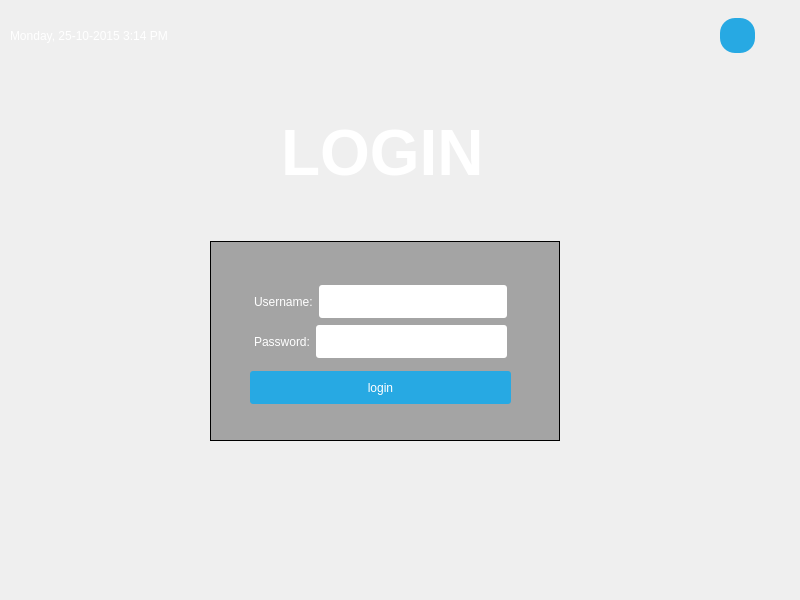
<?xml version="1.0" encoding="UTF-8"?>
<ui version="4.0">
 <class>UiAuthentification</class>
 <widget class="QMainWindow" name="UiAuthentification">
  <property name="geometry">
   <rect>
    <x>0</x>
    <y>0</y>
    <width>800</width>
    <height>600</height>
   </rect>
  </property>
  <property name="minimumSize">
   <size>
    <width>800</width>
    <height>600</height>
   </size>
  </property>
  <property name="windowTitle">
   <string>Login &amp; Register</string>
  </property>
  <property name="windowIcon">
   <iconset resource="src.qrc">
    <normaloff>:/image/responsable.png</normaloff>:/image/responsable.png</iconset>
  </property>
  <property name="styleSheet">
   <string notr="true">#centralwidget{
 border-image:url(:/image/bg.jpg);

}

#widget{
 border: 1px solid;
background: rgba(0, 0, 0, 80);

}

#label,#label_2,#currentDateTime,#logo { color: white; }
QLineEdit { border-radius: 3px; }

QPushButton
{
  color: white;
  background-color: #27a9e3;
  border-width: 0px;
  border-radius: 3px;
}

QPushButton:hover { background-color: #66c011; }

#topPanel { background-color: qlineargradient(spread:reflect, x1:0.5, y1:0, x2:0, y2:0, stop:0 rgba(46, 204, 233, 100), stop:1 rgba(32, 80, 96, 5)); 


}


#restartButton{
 border-radius: 15px;

}
#shutdownButton{
 border-radius: 15px;

}
</string>
  </property>
  <widget class="QWidget" name="centralwidget">
   <widget class="QWidget" name="horizontalLayoutWidget">
    <property name="geometry">
     <rect>
      <x>10</x>
      <y>0</y>
      <width>751</width>
      <height>64</height>
     </rect>
    </property>
    <layout class="QHBoxLayout" name="topPanel">
     <property name="sizeConstraint">
      <enum>QLayout::SetDefaultConstraint</enum>
     </property>
     <property name="topMargin">
      <number>8</number>
     </property>
     <property name="rightMargin">
      <number>6</number>
     </property>
     <item>
      <widget class="QLabel" name="currentDateTime">
       <property name="text">
        <string>Monday, 25-10-2015 3:14 PM</string>
       </property>
      </widget>
     </item>
     <item>
      <spacer name="horizontalSpacer">
       <property name="orientation">
        <enum>Qt::Horizontal</enum>
       </property>
       <property name="sizeHint" stdset="0">
        <size>
         <width>40</width>
         <height>20</height>
        </size>
       </property>
      </spacer>
     </item>
     <item>
      <widget class="QPushButton" name="shutdownButton">
       <property name="minimumSize">
        <size>
         <width>35</width>
         <height>35</height>
        </size>
       </property>
       <property name="text">
        <string/>
       </property>
       <property name="icon">
        <iconset resource="src.qrc">
         <normaloff>:/image/shutdown.png</normaloff>:/image/shutdown.png</iconset>
       </property>
       <property name="iconSize">
        <size>
         <width>35</width>
         <height>35</height>
        </size>
       </property>
      </widget>
     </item>
    </layout>
   </widget>
   <widget class="QWidget" name="horizontalLayoutWidget_2">
    <property name="geometry">
     <rect>
      <x>10</x>
      <y>70</y>
      <width>751</width>
      <height>159</height>
     </rect>
    </property>
    <layout class="QHBoxLayout" name="horizontalLayout_2">
     <property name="topMargin">
      <number>8</number>
     </property>
     <property name="rightMargin">
      <number>6</number>
     </property>
     <item>
      <widget class="QLabel" name="logo">
       <property name="sizePolicy">
        <sizepolicy hsizetype="Fixed" vsizetype="Fixed">
         <horstretch>0</horstretch>
         <verstretch>0</verstretch>
        </sizepolicy>
       </property>
       <property name="minimumSize">
        <size>
         <width>150</width>
         <height>150</height>
        </size>
       </property>
       <property name="font">
        <font>
         <pointsize>48</pointsize>
         <weight>75</weight>
         <bold>true</bold>
        </font>
       </property>
       <property name="styleSheet">
        <string notr="true"/>
       </property>
       <property name="text">
        <string>LOGIN</string>
       </property>
      </widget>
     </item>
    </layout>
   </widget>
   <widget class="QWidget" name="horizontalLayoutWidget_3">
    <property name="geometry">
     <rect>
      <x>10</x>
      <y>240</y>
      <width>751</width>
      <height>202</height>
     </rect>
    </property>
    <layout class="QHBoxLayout" name="horizontalLayout_3">
     <item>
      <widget class="QWidget" name="widget" native="true">
       <property name="sizePolicy">
        <sizepolicy hsizetype="Fixed" vsizetype="Fixed">
         <horstretch>0</horstretch>
         <verstretch>0</verstretch>
        </sizepolicy>
       </property>
       <property name="minimumSize">
        <size>
         <width>350</width>
         <height>200</height>
        </size>
       </property>
       <widget class="QWidget" name="horizontalLayoutWidget_4">
        <property name="geometry">
         <rect>
          <x>40</x>
          <y>40</y>
          <width>261</width>
          <height>41</height>
         </rect>
        </property>
        <layout class="QHBoxLayout" name="horizontalLayout_4">
         <property name="leftMargin">
          <number>4</number>
         </property>
         <property name="topMargin">
          <number>4</number>
         </property>
         <property name="rightMargin">
          <number>4</number>
         </property>
         <property name="bottomMargin">
          <number>4</number>
         </property>
         <item>
          <widget class="QLabel" name="label">
           <property name="text">
            <string>Username:</string>
           </property>
          </widget>
         </item>
         <item>
          <widget class="QLineEdit" name="lineEdit_login">
           <property name="sizePolicy">
            <sizepolicy hsizetype="Expanding" vsizetype="Expanding">
             <horstretch>0</horstretch>
             <verstretch>0</verstretch>
            </sizepolicy>
           </property>
           <property name="minimumSize">
            <size>
             <width>25</width>
             <height>0</height>
            </size>
           </property>
           <property name="text">
            <string/>
           </property>
           <property name="placeholderText">
            <string/>
           </property>
          </widget>
         </item>
        </layout>
       </widget>
       <widget class="QWidget" name="horizontalLayoutWidget_5">
        <property name="geometry">
         <rect>
          <x>40</x>
          <y>80</y>
          <width>261</width>
          <height>41</height>
         </rect>
        </property>
        <layout class="QHBoxLayout" name="horizontalLayout_5">
         <property name="leftMargin">
          <number>4</number>
         </property>
         <property name="topMargin">
          <number>4</number>
         </property>
         <property name="rightMargin">
          <number>4</number>
         </property>
         <property name="bottomMargin">
          <number>4</number>
         </property>
         <item>
          <widget class="QLabel" name="label_2">
           <property name="text">
            <string>Password:</string>
           </property>
          </widget>
         </item>
         <item>
          <widget class="QLineEdit" name="lineEdit_password">
           <property name="sizePolicy">
            <sizepolicy hsizetype="Expanding" vsizetype="Expanding">
             <horstretch>0</horstretch>
             <verstretch>0</verstretch>
            </sizepolicy>
           </property>
           <property name="minimumSize">
            <size>
             <width>25</width>
             <height>0</height>
            </size>
           </property>
           <property name="text">
            <string/>
           </property>
           <property name="echoMode">
            <enum>QLineEdit::Password</enum>
           </property>
           <property name="placeholderText">
            <string/>
           </property>
          </widget>
         </item>
        </layout>
       </widget>
       <widget class="QPushButton" name="pushButtonLogin">
        <property name="geometry">
         <rect>
          <x>40</x>
          <y>130</y>
          <width>261</width>
          <height>33</height>
         </rect>
        </property>
        <property name="sizePolicy">
         <sizepolicy hsizetype="Fixed" vsizetype="Fixed">
          <horstretch>0</horstretch>
          <verstretch>0</verstretch>
         </sizepolicy>
        </property>
        <property name="minimumSize">
         <size>
          <width>0</width>
          <height>5</height>
         </size>
        </property>
        <property name="text">
         <string>login</string>
        </property>
       </widget>
      </widget>
     </item>
    </layout>
   </widget>
  </widget>
 </widget>
 <resources>
  <include location="src.qrc"/>
 </resources>
 <connections/>
</ui>
